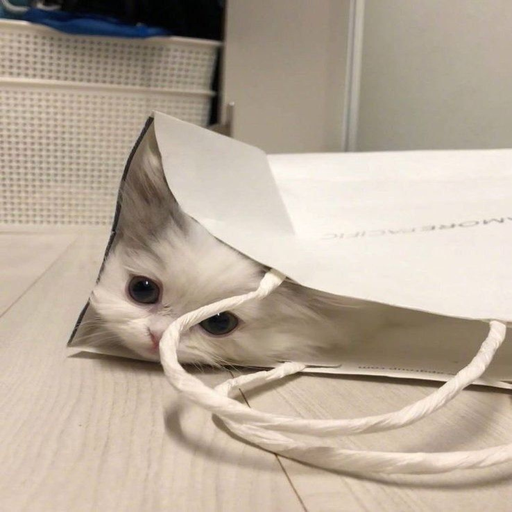
#> input picture lab2/images/cat_02_square.png, 512 x 512 px; the run also reads 1 picture not shown here
$ python main.py
#> lines starting #> are read from the running program, lines starting #| are printed output that depends on the picture
#> in load_image, img is the input picture: shape (512, 512, 3) float32; mean R, G, B 0.723, 0.67, 0.61
### lab2/src/imaging.py
import matplotlib.image as mpimg
import numpy as np
from PIL import Image

# load a PNG as an (H, W, 3) uint8 RGB array
def load_image(path):
    img = mpimg.imread(path)
    if img.dtype != np.uint8:
        img = (img * 255).astype(np.uint8)
    return img[..., :3]

# resize to (new_width, new_height)
def resize(img, size):
    pil_img = Image.fromarray(img)
    resized = pil_img.resize(size)
    return np.array(resized)

# resize so the longer side becomes max_side, keeping aspect ratio
def resize_preserve_aspect(img, max_side):
    h, w = img.shape[:2]
    if w >= h:
        new_w = max_side
        new_h = round(h * max_side / w)
    else:
        new_h = max_side
        new_w = round(w * max_side / h)
    return resize(img, (new_w, new_h))

# convert (H, W, 3) RGB to (H, W) grayscale
def to_grayscale(img):
    R = img[..., 0].astype(float)
    G = img[..., 1].astype(float)
    B = img[..., 2].astype(float)
    return 0.299 * R + 0.587 * G + 0.114 * B

### lab2/src/plotting.py
import matplotlib.pyplot as plt
import numpy as np


def _finish_figure(fig, save_path=None):
    if save_path is not None:
        fig.savefig(save_path, bbox_inches="tight")

    plt.show()
    plt.close(fig)


def show_pipeline(images, titles, save_path=None):
    fig, axes = plt.subplots(1, len(images), figsize=(12, 4))

    for ax, image, title in zip(axes, images, titles):
        if image.ndim == 2:
            ax.imshow(image, cmap="gray", vmin=0, vmax=255)
        else:
            ax.imshow(image)

        ax.set_title(title)
        ax.axis("off")

    _finish_figure(fig, save_path)

# show original, reconstructed and error image side by side
def show_reconstruction(original, reconstructed, title="", save_path=None):
    error = np.abs(original - reconstructed)

    fig, axes = plt.subplots(1, 3, figsize=(12, 4))
    axes[0].imshow(original, cmap="gray", vmin=0, vmax=255)
    axes[0].set_title("original")
    axes[1].imshow(reconstructed, cmap="gray", vmin=0, vmax=255)
    axes[1].set_title("reconstructed")
    axes[2].imshow(error, cmap="gray", vmin=0, vmax=255)
    axes[2].set_title(r"$|\mathrm{error}|$")

    for ax in axes:
        ax.axis("off")

    fig.suptitle(title)
    _finish_figure(fig, save_path)

# plot E(k) vs k, series = {label: (ks, errors)}
def error_curve(series, title="", save_path=None):
    fig, ax = plt.subplots()
    for label, (ks, errors) in series.items():
        ax.plot(ks, errors, label=label)
    ax.set_xlabel("k")
    ax.set_ylabel("E(k)")
    ax.set_title(title)
    ax.legend()
    _finish_figure(fig, save_path)

### lab2/src/linalg.py
import numpy as np

# sort eigenvalues by descending magnitude while keeping each eigenvector paired
# with its corresponding eigenvalue
def sort_eigenpairs(eigenvalues, Q):
    eigenvalues = eigenvalues.copy()
    Q = Q.copy()
    n = len(eigenvalues)

    for i in range(n):
        largest = i

        for j in range(i + 1, n):
            if np.abs(eigenvalues[j]) > np.abs(eigenvalues[largest]):
                largest = j

        if largest != i:
            temp_value = eigenvalues[i]
            eigenvalues[i] = eigenvalues[largest]
            eigenvalues[largest] = temp_value

            temp_vector = Q[:, i].copy()
            Q[:, i] = Q[:, largest]
            Q[:, largest] = temp_vector

    return eigenvalues, Q


# eigendecomposition, sorted by descending eigenvalue magnitude
def evd(A):
    eigenvalues, Q = np.linalg.eig(A)
    return sort_eigenpairs(eigenvalues, Q)

# rank actually used after keeping conjugate pairs together
def effective_k(eigenvalues, k):
    n = len(eigenvalues)
    if 0 < k < n and np.isclose(eigenvalues[k], np.conj(eigenvalues[k - 1])):
        k += 1
    return k

# rank-k reconstruction A_k = Q * lambda_k * Q^-1
def reconstruct_evd(eigenvalues, Q, k):
    n = len(eigenvalues)
    k = effective_k(eigenvalues, k)

    lambda_k = np.zeros(n, dtype=complex)
    lambda_k[:k] = eigenvalues[:k]
    lambda_k = np.diag(lambda_k)

    q_inv = np.linalg.inv(Q)
    a_k = Q @ lambda_k @ q_inv

    if np.any(np.abs(a_k.imag) > 1e-3):
        print("Warning: imaginary part is above tolerance")

    return np.real(a_k)

# singular value decomposition, sorted descending by construction
def svd(A):
    U, singular_values, Vt = np.linalg.svd(A)
    return U, singular_values, Vt

# rank-k reconstruction A_k = U * sigma_k * V^t
def reconstruct_svd(U, singular_values, Vt, k):
    m = U.shape[0]
    n = Vt.shape[0]

    sigma_k = np.zeros((m, n))
    sigma_k[:k, :k] = np.diag(singular_values[:k])

    return U @ sigma_k @ Vt

# frobenius norm: sqrt of sum of squares of every entry
def frobenius_norm(A):
    return np.sqrt(np.sum(A ** 2))

### lab2/main.py
from src import imaging, linalg, plotting

ks = [5, 20, 50]

# Task 1: square image - EVD + SVD
loaded_img = imaging.load_image("images/cat_02_square.png")
img = imaging.resize(loaded_img, (100, 100))
A = imaging.to_grayscale(img)

plotting.show_pipeline(
    [loaded_img, img, A],
    ["loaded (512x512)", "resized (100x100)", "grayscale matrix A (100x100)"],
    save_path="../docs/lab2/submissions/figures/square_pipeline.png",
)
#> the loop in show_pipeline, `for ax, image, title in zip(axes, images, titles):` made 3 passes
#> title on passes 1 to 3: 'loaded (512x512)', 'resized (100x100)', 'grayscale matrix A (100x100)'

eigenvalues, Q = linalg.evd(A)
#> in sort_eigenpairs, `n = len(eigenvalues)`: n = 100
U, s, Vt = linalg.svd(A)
#> in svd, `U, singular_values, Vt = np.linalg.svd(A)`:
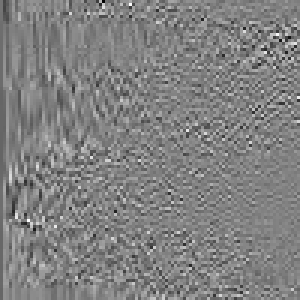
#> U: shape (100, 100) float64 (shown 3 times larger); min -0.544, max 0.524, mean -0.00123; drawn with min black and max white
#> in svd, `U, singular_values, Vt = np.linalg.svd(A)`:
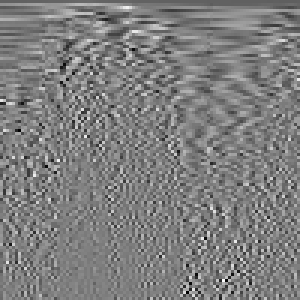
#> Vt: shape (100, 100) float64 (shown 3 times larger); min -0.444, max 0.445, mean -0.000823; drawn with min black and max white
#> in svd, `U, singular_values, Vt = np.linalg.svd(A)`: singular_values = 100 values, max 17667.1 at index 0, min 0.21 at index 99, mean 326.9
#> s has the same summary as singular_values in svd

for k in ks:
    a_k_evd = linalg.reconstruct_evd(eigenvalues, Q, k)
    a_k_svd = linalg.reconstruct_svd(U, s, Vt, k)
    print(f"square k={k}  E_evd={linalg.frobenius_norm(A - a_k_evd):.2f}  E_svd={linalg.frobenius_norm(A - a_k_svd):.2f}")
    plotting.show_reconstruction(
        A,
        a_k_evd,
        title=f"square EVD, k={k}",
        save_path=f"../docs/lab2/submissions/figures/square_evd_{k}.png",
    )
    plotting.show_reconstruction(
        A,
        a_k_svd,
        title=f"square SVD, k={k}",
        save_path=f"../docs/lab2/submissions/figures/square_svd_{k}.png",
    )
#> this loop made 3 passes
#| square k=5  E_evd=3281.02  E_svd=1736.93
#| square k=20  E_evd=2575.44  E_svd=581.84
#| square k=50  E_evd=765.98  E_svd=122.67
#> pass 1, in show_reconstruction (call 2), `error = np.abs(original - reconstructed)`:
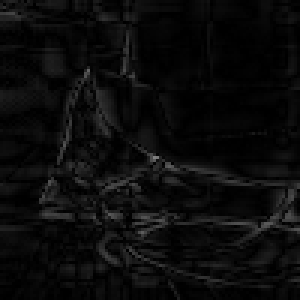
#> error: shape (100, 100) float64 (shown 3 times larger); min 0.000147, max 128.5, mean 11.7
#> pass 2, in _finish_figure (call 5), `fig.savefig(save_path, bbox_inches="tight")`:
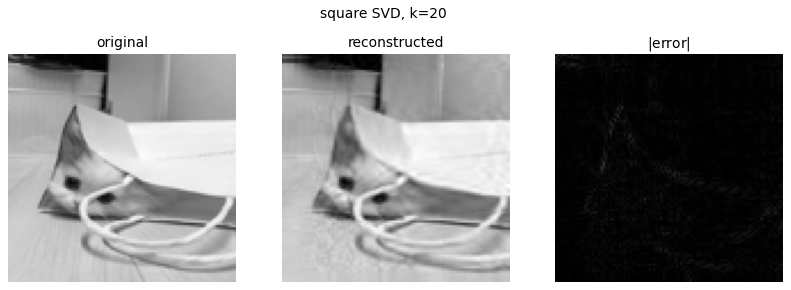
#> figure drawn by matplotlib, 3 panels

n = len(eigenvalues)
#> n = 100
all_ks = list(range(1, n + 1))
#> all_ks = 100 values from 1 to 100
# conjugate pairs are kept whole, so only these ranks are actually reachable
ks_evd = sorted({linalg.effective_k(eigenvalues, k) for k in all_ks})
#> ks_evd = 59 values from 1 to 100
errors_evd = [linalg.frobenius_norm(A - linalg.reconstruct_evd(eigenvalues, Q, k)) for k in ks_evd]
#> in reconstruct_evd (call 15), `k = effective_k(eigenvalues, k)`: k = 20
#> in reconstruct_evd (call 15), `return np.real(a_k)`:
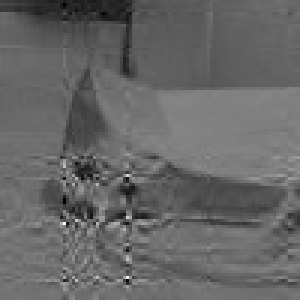
#> returned value: shape (100, 100) float64 (shown 3 times larger); min -87.33, max 559, mean 173.2; drawn with min black and max white
#> in reconstruct_evd (call 30), `k = effective_k(eigenvalues, k)`: k = 48
#> in reconstruct_evd (call 30), `return np.real(a_k)`:
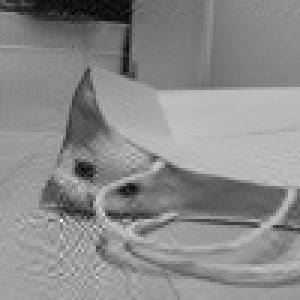
#> returned value: shape (100, 100) float64 (shown 3 times larger); min -20.63, max 335, mean 173.2; drawn with min black and max white
#> in reconstruct_evd (call 33), `k = effective_k(eigenvalues, k)`: k = 52
#> in reconstruct_evd (call 33), `return np.real(a_k)`:
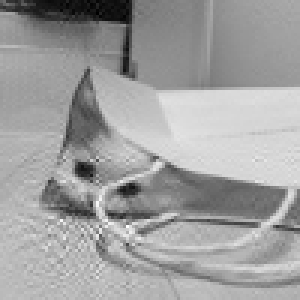
#> returned value: shape (100, 100) float64 (shown 3 times larger); min -16.78, max 285.2, mean 173.2; drawn with min black and max white
#> errors_evd = 59 values, max 3522.7 at index 0, min 5.95e-10 at index 58, mean 1398.9
errors_svd = [linalg.frobenius_norm(A - linalg.reconstruct_svd(U, s, Vt, k)) for k in all_ks]
#> errors_svd = 100 values, max 3511.8 at index 0, min 1.48e-10 at index 99, mean 368.6
plotting.error_curve(
    {"evd": (ks_evd, errors_evd), "svd": (all_ks, errors_svd)},
    title="square image: E(k) vs k",
    save_path="../docs/lab2/submissions/figures/square_curve.png",
)
#> the loop in error_curve, `for label, (ks, errors) in series.items():` made 2 passes
#> label on passes 1 to 2: 'evd', 'svd'

# Task 2: rectangular image - SVD only
loaded_img2 = imaging.load_image("images/cat_02_rectangle.png")
img2 = imaging.resize_preserve_aspect(loaded_img2, 100)
A2 = imaging.to_grayscale(img2)

plotting.show_pipeline(
    [loaded_img2, img2, A2],
    ["loaded (520x600)", "resized (87x100)", "grayscale matrix A (100x87)"],
    save_path="../docs/lab2/submissions/figures/rect_pipeline.png",
)
#> the loop in show_pipeline (call 2), `for ax, image, title in zip(axes, images, titles):` made 3 passes
#> title on passes 1 to 3: 'loaded (520x600)', 'resized (87x100)', 'grayscale matrix A (100x87)'

U2, s2, Vt2 = linalg.svd(A2)
#> s2 = 87 values, max 13757.3 at index 0, min 0.674 at index 86, mean 283.4

for k in ks:
    a_k = linalg.reconstruct_svd(U2, s2, Vt2, k)
    print(f"rectangle k={k}  E_svd={linalg.frobenius_norm(A2 - a_k):.2f}")
    plotting.show_reconstruction(
        A2,
        a_k,
        title=f"rectangle SVD, k={k}",
        save_path=f"../docs/lab2/submissions/figures/rect_svd_{k}.png",
    )
#> this loop made 3 passes
#| rectangle k=5  E_svd=1100.14
#| rectangle k=20  E_svd=251.75
#| rectangle k=50  E_svd=34.15

n2 = len(s2)
#> n2 = 87
all_ks2 = list(range(1, n2 + 1))
#> all_ks2 = 87 values from 1 to 87
errors2 = [linalg.frobenius_norm(A2 - linalg.reconstruct_svd(U2, s2, Vt2, k)) for k in all_ks2]
#> errors2 = 87 values, max 3572.5 at index 0, min 2.92e-11 at index 86, mean 238.2
plotting.error_curve(
    {"svd": (all_ks2, errors2)},
    title="rectangle image: E(k) vs k",
    save_path="../docs/lab2/submissions/figures/rect_curve.png",
)
#> the loop in error_curve (call 2), `for label, (ks, errors) in series.items():` made 1 pass
